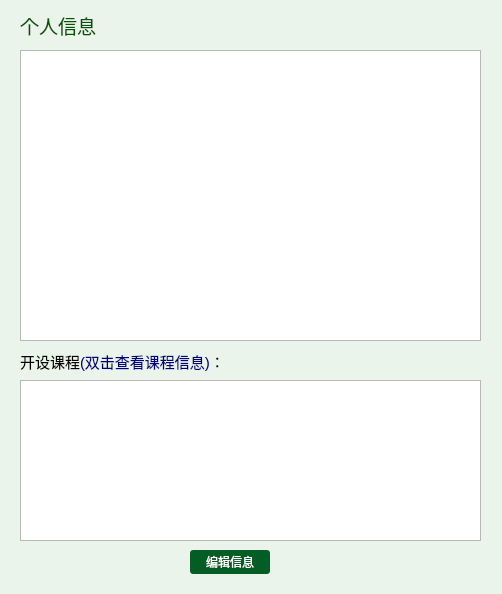
<?xml version="1.0" encoding="UTF-8"?>
<ui version="4.0">
 <class>TPersonalInfo</class>
 <widget class="QWidget" name="TPersonalInfo">
  <property name="geometry">
   <rect>
    <x>0</x>
    <y>0</y>
    <width>502</width>
    <height>594</height>
   </rect>
  </property>
  <property name="minimumSize">
   <size>
    <width>502</width>
    <height>594</height>
   </size>
  </property>
  <property name="maximumSize">
   <size>
    <width>502</width>
    <height>594</height>
   </size>
  </property>
  <property name="windowTitle">
   <string>教师信息</string>
  </property>
  <property name="styleSheet">
   <string notr="true">#TPersonalInfo{
background-color: rgb(235, 244, 234);
}
.QPushButton:!hover
{
	background-color: rgb(4, 93, 37);
color: rgb(255, 255, 255);
font: 9pt &quot;微软雅黑&quot;;
border-color: rgb(255, 255, 255);
border-radius:3px;
 padding: 3px;
}
.QPushButton:hover
{
background-color: rgb(85, 170, 127);
color: rgb(255, 255, 255);
font: 9pt &quot;微软雅黑&quot;;
border-color: rgb(255, 255, 255);
border-radius:3px
}
.QPushButton:pressed {
    padding-left: 5px;
    padding-top: 5px;
}</string>
  </property>
  <widget class="QTableWidget" name="tableWidget">
   <property name="geometry">
    <rect>
     <x>20</x>
     <y>50</y>
     <width>461</width>
     <height>291</height>
    </rect>
   </property>
   <property name="font">
    <font>
     <pointsize>10</pointsize>
    </font>
   </property>
   <property name="columnCount">
    <number>0</number>
   </property>
   <attribute name="horizontalHeaderVisible">
    <bool>false</bool>
   </attribute>
   <attribute name="verticalHeaderCascadingSectionResizes">
    <bool>true</bool>
   </attribute>
  </widget>
  <widget class="QLabel" name="label">
   <property name="geometry">
    <rect>
     <x>20</x>
     <y>10</y>
     <width>131</width>
     <height>31</height>
    </rect>
   </property>
   <property name="styleSheet">
    <string notr="true">color: rgb(0, 85, 0);</string>
   </property>
   <property name="text">
    <string>&lt;html&gt;&lt;head/&gt;&lt;body&gt;&lt;p&gt;&lt;span style=&quot; font-size:14pt;&quot;&gt;个人信息&lt;/span&gt;&lt;/p&gt;&lt;/body&gt;&lt;/html&gt;</string>
   </property>
  </widget>
  <widget class="QPushButton" name="editButton">
   <property name="geometry">
    <rect>
     <x>190</x>
     <y>550</y>
     <width>80</width>
     <height>24</height>
    </rect>
   </property>
   <property name="text">
    <string>编辑信息</string>
   </property>
  </widget>
  <widget class="QTableWidget" name="lesstableWidget">
   <property name="geometry">
    <rect>
     <x>20</x>
     <y>380</y>
     <width>461</width>
     <height>161</height>
    </rect>
   </property>
   <property name="font">
    <font>
     <pointsize>10</pointsize>
    </font>
   </property>
   <attribute name="horizontalHeaderVisible">
    <bool>false</bool>
   </attribute>
   <attribute name="verticalHeaderVisible">
    <bool>false</bool>
   </attribute>
  </widget>
  <widget class="QLabel" name="label_2">
   <property name="geometry">
    <rect>
     <x>20</x>
     <y>350</y>
     <width>221</width>
     <height>21</height>
    </rect>
   </property>
   <property name="text">
    <string>&lt;html&gt;&lt;head/&gt;&lt;body&gt;&lt;p&gt;&lt;span style=&quot; font-size:11pt;&quot;&gt;开设课程&lt;/span&gt;&lt;span style=&quot; font-size:11pt; color:#00007f;&quot;&gt;(双击查看课程信息)&lt;/span&gt;&lt;span style=&quot; font-size:11pt;&quot;&gt;：&lt;/span&gt;&lt;/p&gt;&lt;/body&gt;&lt;/html&gt;</string>
   </property>
  </widget>
 </widget>
 <resources/>
 <connections/>
</ui>
